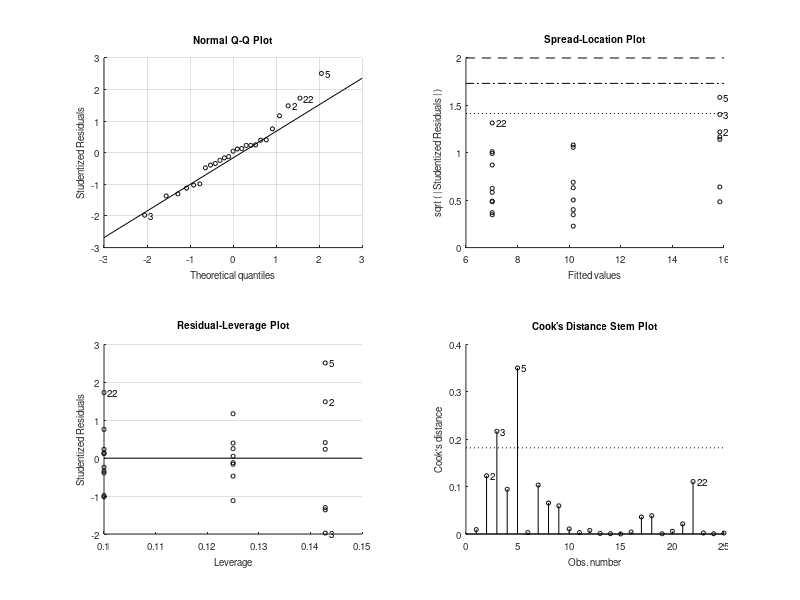
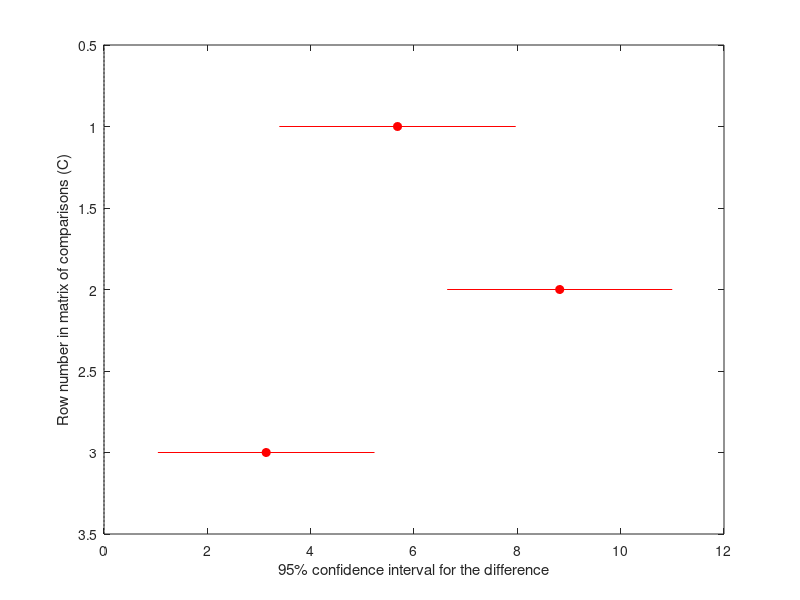
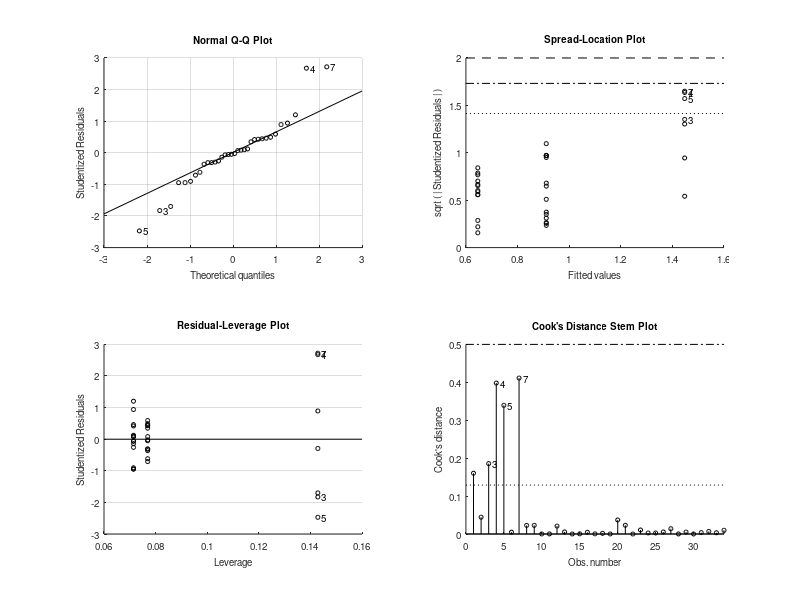
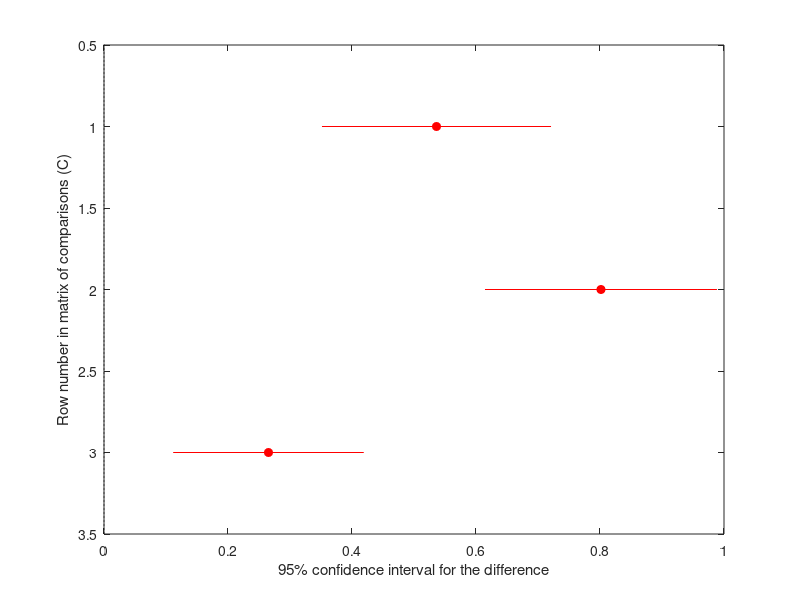

Write MATLAB code to recreate these figures, in order. (Note: this script raises an error after producing the figures.)
%% Using fiji to measure cell fills from
% https://docs.google.com/spreadsheets/d/1E4s36rAY5LSV37ARaMYRURcozd52TBbjdVA54rUrMwY/edit#gid=1812206085

%% Slow MNs
soma_si = [
    nan     nan
    6.735	5.929
    6.087	3.969
    4.781	5.12
    6.824	7.697
    % with more fills
    6.828	5.631
    ];
pneurite_si = [
    0.693	0.59
    0.53	0.53
    0.61	0.565
    0.546	0.629
    0.848	0.611
    % with more fills
    0.59	0.436
    0.658	0.665
    ];
axon_si = [
    0.604	0.818
    0.656	0.611
    0.71	0.612
    0.628	0.814
    0.741	0.717
    % with more fills
    0.771	0.834
    0.688	0.627
    ];


soma_sc = [
    9.596	7.507
    nan	nan
    12.5	8.528
    9.053	4.012
    7.918	6.668
    5.953	9.031
    ];
pneurite_sc = [
    0.673	0.78
    0.611	0.663
    0.678	0.478
    0.724	0.753
    0.703	0.72
    0.674	0.84
    ];
axon_sc = [
    nan	nan
    0.676	0.692
    nan	nan
    0.578	0.545
    1.056	1.063
    0.638	0.557
    ];


%%
soma_ii = [
    16.819	8.168
    nan	nan
    nan	nan
    nan	nan
    nan	nan
    nan	nan
    8.988	6.87
    11.617	6.806
    ];
pneurite_ii = [
    1.105	1.072
    0.711	0.756
    0.848	1.001
    0.872	0.987
    0.741	0.741
    0.983	1.014
    1.011	0.791
    0.839	0.931
    ];
axon_ii = [
    1.449	1.524
    1.259	1.352
    1.189	1.622
    0.781	1.11
    1.124	1.266
    1.171	1.345
    1.871	1.666
    1.15	1.106
    ];

soma_ic = [
    12.731	8.588
    13.043	8.86
    nan	nan
    13.411	6.265
    11.365	8.47
    12.457	8.061
    ];
pneurite_ic = [
    0.999	0.982
    0.939	0.93
    0.927	0.798
    0.988	0.81
    1.016	1.26
    0.678	0.788
    ];
axon_ic = [
    nan	nan
    nan	nan
    1.53	1.391
    1.43	1.305
    1.87	1.524
    1.161	1.198
    ];

%%
soma_fi = [
    nan	nan
    nan	nan
    15.936	17.358
    23.128	14.419
    14.291	9.592
    14.98	11.555
    ];
pneurite_fi = [
    nan	nan
    1.28	1
    1.64	1.579
    1.175	1.058
    2.276	1.589
    0.962	1.038
    1.398	1.391
    ];
axon_fi = [
    nan	nan
    2.685	2.413
    2.879	2.775
    1.908	2.06
    2.729	2.464
    2.427	2.577
    2.484	2.024
    ];

soma_fc = [
    20.532	21.054
    nan	nan
    18.032	14.567
    nan	nan
    nan	nan
    18.85	7.445
    ];
pneurite_fc = [
    1.903	1.978
    nan	nan
    nan	nan
    nan	nan
    nan	nan
    nan	nan
    ];
axon_fc = [
    nan	nan
    nan	nan
    ];

%%
soma_s = cat(1,mean(soma_si,2),mean(soma_sc,2));
soma_s = soma_s(~isnan(soma_s));
pneurite_s = cat(1,mean(pneurite_si,2),mean(pneurite_sc,2));
pneurite_s = pneurite_s(~isnan(pneurite_s));
axon_s = cat(1,mean(axon_si,2),mean(axon_sc,2));
axon_s = axon_s(~isnan(axon_s));

%%
soma_i = cat(1,mean(soma_ii,2),mean(soma_ic,2));
soma_i = soma_i(~isnan(soma_i));
pneurite_i = cat(1,mean(pneurite_ii,2),mean(pneurite_ic,2));
pneurite_i = pneurite_i(~isnan(pneurite_i));
axon_i = cat(1,mean(axon_ii,2),mean(axon_ic,2));
axon_i = axon_i(~isnan(axon_i));

%%
soma_f = cat(1,mean(soma_fi,2),mean(soma_fc,2));
soma_f = soma_f(~isnan(soma_f));
pneurite_f = cat(1,mean(pneurite_fi,2),mean(pneurite_fc,2));
pneurite_f = pneurite_f(~isnan(pneurite_f));
axon_f = cat(1,mean(axon_fi,2),mean(axon_fc,2));
axon_f = axon_f(~isnan(axon_f));

%% Stats

[h,p] = ttest2(soma_s,soma_f)
[h,p] = ttest2(pneurite_s,pneurite_f)
[h,p] = ttest2(axon_s,axon_f)

%%
[h,p] = ttest2(soma_s,soma_i)
[h,p] = ttest2(pneurite_s,pneurite_i)
[h,p] = ttest2(axon_s,axon_i)

%%
[h,p] = ttest2(soma_i,soma_f)
[h,p] = ttest2(pneurite_i,pneurite_f)
[h,p] = ttest2(axon_i,axon_f)

%%
% Soma
[P,T,stats] = anovan([soma_f; soma_i; soma_s],[soma_f*0+1; soma_i*0+2; soma_s*0+3]);
results = multcompare(stats);

% Primary neurite
[P,T,stats] = anovan([pneurite_f; pneurite_i; pneurite_s],[pneurite_f*0+1; pneurite_i*0+2; pneurite_s*0+3]);
results = multcompare(stats);

% axon neurite
[P,T,stats] = anovan([axon_f; axon_i; axon_s],[axon_f*0+1; axon_i*0+2; axon_s*0+3]);
results = multcompare(stats);


%% Figure
morphf = figure;

axs = subplot(1,3,1); axs.NextPlot = 'add';
plot(1+0*soma_f,soma_f,'.','Markersize',12)
plot(2+0*soma_i,soma_i,'.','Markersize',12)
plot(3+0*soma_s,soma_s,'.','Markersize',12)
xlim([0 4])
ylim([0 22])

axp = subplot(1,3,2); axp.NextPlot = 'add';
plot(1+0*pneurite_f,pneurite_f,'.','Markersize',12)
plot(2+0*pneurite_i,pneurite_i,'.','Markersize',12)
plot(3+0*pneurite_s,pneurite_s,'.','Markersize',12)
xlim([0 4])
ylim([0 2])

axa = subplot(1,3,3); axa.NextPlot = 'add';
plot(1+0*axon_f,axon_f,'.','Markersize',12)
plot(2+0*axon_i,axon_i,'.','Markersize',12)
plot(3+0*axon_s,axon_s,'.','Markersize',12)
xlim([0 4])
ylim([0 3])

